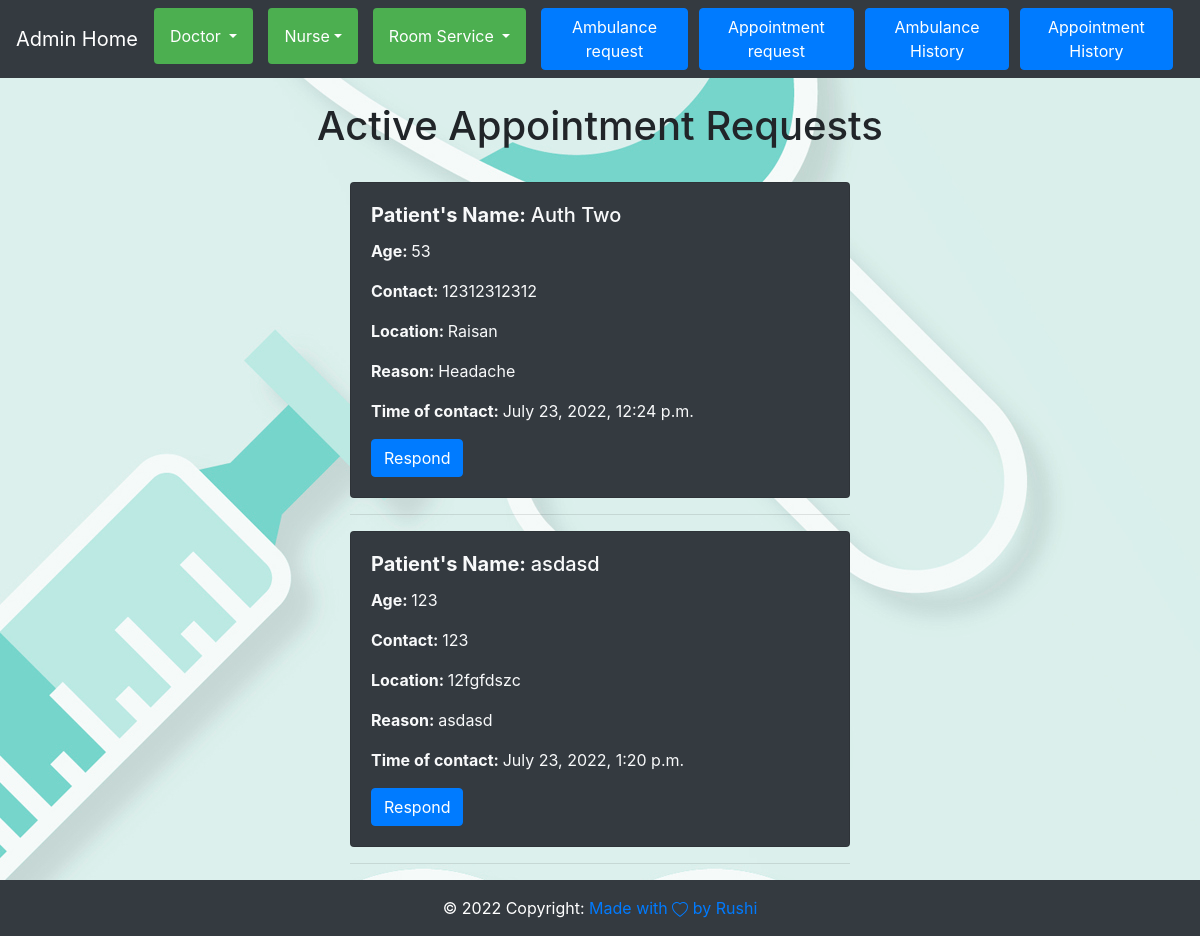
The page /admin_app/Read_Appointment/ on the database as committed earlier.
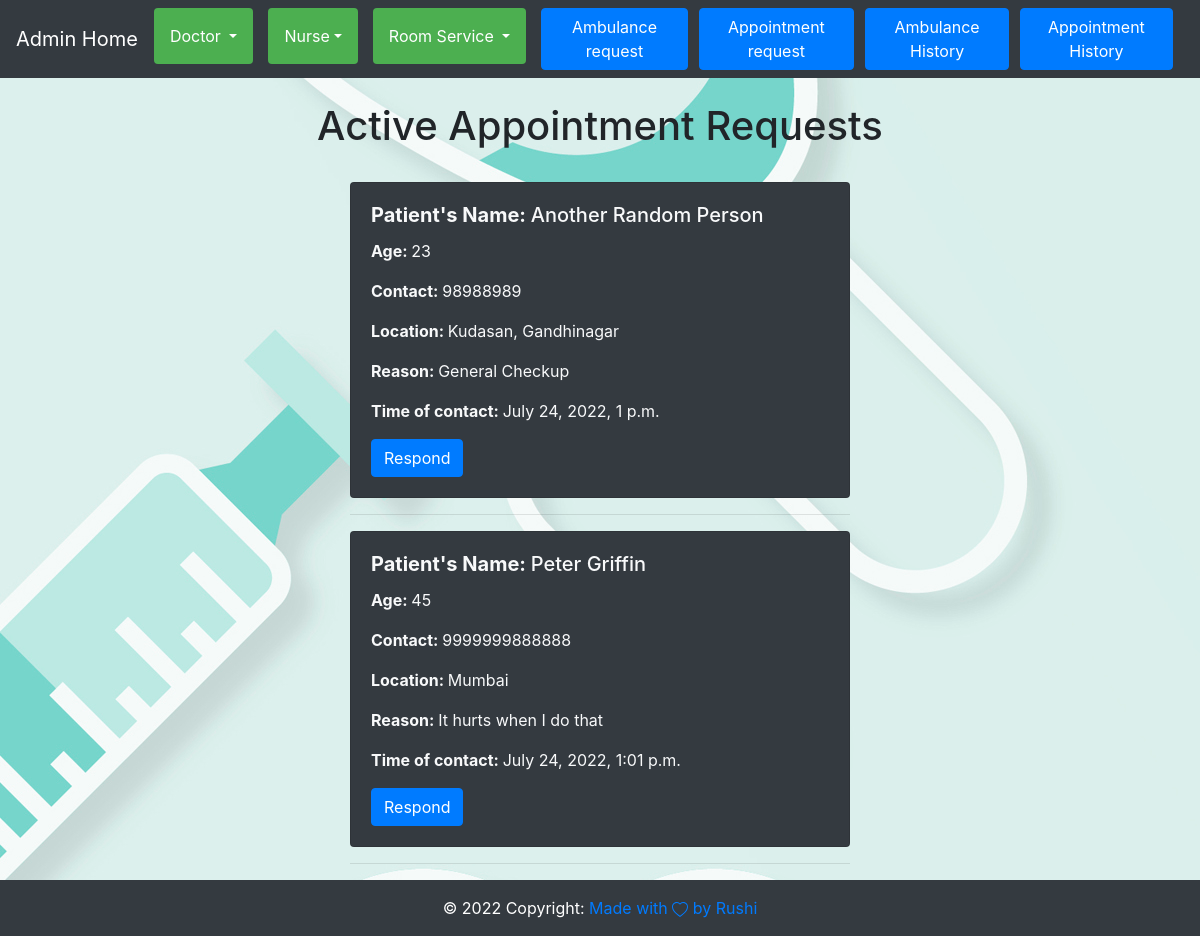
The same page on the database as committed later.
### app/models.py (models this page shows, shortened)
class Appointment(models.Model):
    CHOICES_APPOINT = (
        ("NC", "New Case"), ("FolU", "Follow Up"), ("OC", "Old Case")
    )
    Patient_Name = models.CharField(max_length=30)
    Appointment_type = models.CharField(
        max_length=40, choices=CHOICES_APPOINT, default="NC")
    Patient_Age = models.IntegerField()
    Patient_Contact = models.IntegerField()
    Location = models.CharField(max_length=20)
    Reason = models.CharField(max_length=200)
    date_time = models.DateTimeField(auto_now_add=True)
    seen = models.BooleanField(default=False)   # wether the admin assigns the patient's this appointment as seen by the doctor
    req_by = models.ForeignKey(
        settings.AUTH_USER_MODEL, on_delete=models.SET_NULL, null=True, default=None)

### admin_app/views.py (the view)
# urls.py: path("Read_Appointment/",views.Read_Appointment,name="Read_Appointment"),
def Read_Appointment(request):
    read=Appointment.objects.filter(seen=False)
    return render(request,"Read_Appointment.html",{"read":read})

### admin_app/context_processors.py (called while the page is built, shortened)
def check_user_priviledge(request):
    data = models.admin_user.objects.filter(isadmin=True).values('user_id', 'isadmin')
    check=False
    return {'is_user_admin': check}

### templates/Read_Appointment.html
{%extends 'base.html'%} {%block containt%} {%include 'nav.html'%}
<br />
<h1 style="text-align: center">Active Appointment Requests</h1>
<br>
<div id="content">
  {%for i in read%}
  <div class="wrapper">
    <div class="card bg-dark text-light">
      <div class="card-body">
        <h5 class="card-title">
          <span style="font-weight: bold">Patient's Name: </span
          >{{i.Patient_Name}}
        </h5>
        <p class="card-text">
          <span style="font-weight: bold">Age: </span>{{i.Patient_Age}}
        </p>
        <p class="card-text">
          <span style="font-weight: bold">Contact: </span>{{i.Patient_Contact}}
        </p>
        <p class="card-text">
          <span style="font-weight: bold">Location: </span>{{i.Location}}
        </p>
        <p class="card-text">
          <span style="font-weight: bold">Reason: </span>{{i.Reason}}
        </p>
        <p class="card-text">
          <span style="font-weight: bold">Time of contact: </span
          >{{i.date_time}}
        </p>
        <a class="btn btn-primary" href="{%url 'toggle_appointment' i.id%}">
          Respond
        </a>
      </div>
    </div>
    <hr />
  </div>
  {%empty%}
  <br />
  <h2 class="wrapper" style="text-align: center">The list is empty.</h2>
  {%endfor%}
</div>
{%include 'footer.html'%} {%endblock%}

Rows that differ between the two databases and show on the page:
removed Appointment: Patient_Name "Auth Two", Patient_Age "53", Patient_Contact "12312312312", Location "Raisan", Reason "Headache", date_time "July 23, 2022, 12:24 p.m."
removed Appointment: Patient_Name "asdasd", Patient_Age "123", Patient_Contact "123", Location "12fgfdszc", Reason "asdasd", date_time "July 23, 2022, 1:20 p.m."
added Appointment: Patient_Name "Another Random Person", Patient_Age "23", Patient_Contact "98988989", Location "Kudasan, Gandhinagar", Reason "General Checkup", date_time "July 24, 2022, 1 p.m."
added Appointment: Patient_Name "Peter Griffin", Patient_Age "45", Patient_Contact "9999999888888", Location "Mumbai", Reason "It hurts when I do that", date_time "July 24, 2022, 1:01 p.m."
